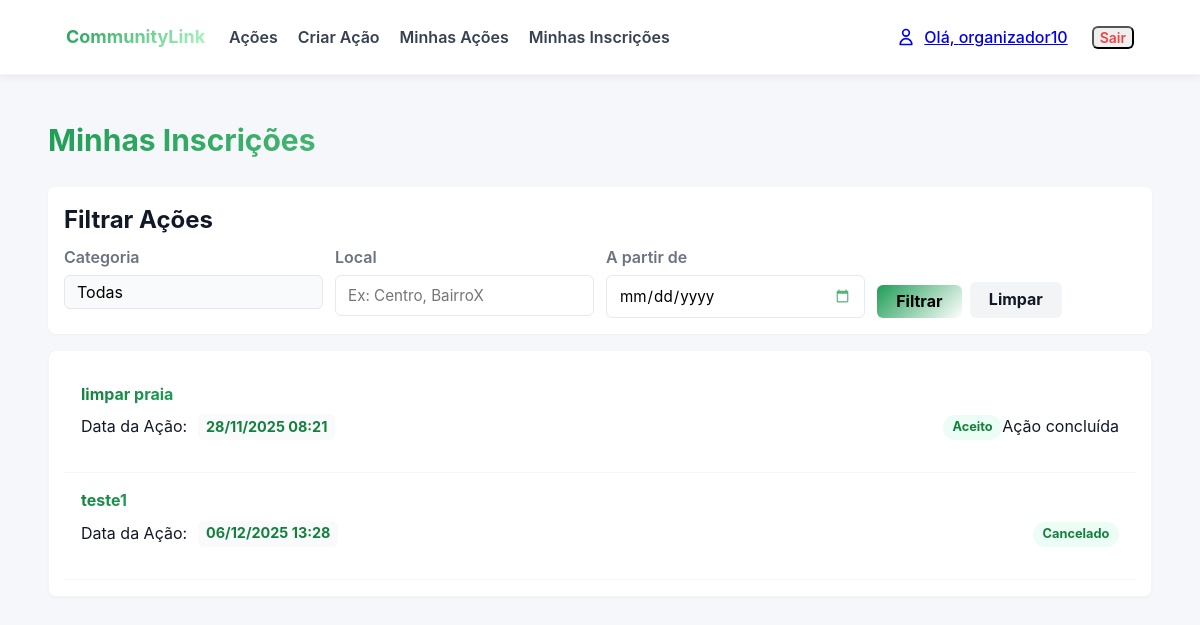
Screenshot of /acoes/minhas-inscricoes/ (signed in) with the database file from the repository.
### acoes/models.py (models this page shows, shortened)
class Inscricao(models.Model):
    STATUS_CHOICES = [
        ('PENDENTE', 'Pendente'),
        ('ACEITO', 'Aceito'),
        ('REJEITADO', 'Rejeitado'),
        ('CANCELADO', 'Cancelado'),
    ]
    acao = models.ForeignKey(Acao, on_delete=models.CASCADE)
    voluntario = models.ForeignKey(User, on_delete=models.CASCADE)
    status = models.CharField(max_length=10, choices=STATUS_CHOICES, default='PENDENTE')
    data_inscricao = models.DateTimeField(auto_now_add=True)
    comentario = models.TextField(blank=True, null=True)
    class Meta:
        unique_together = ('acao', 'voluntario')

class Acao(models.Model):
    titulo = models.CharField(max_length=200)
    descricao = models.TextField()
    data = models.DateTimeField() # Armazena data e hora
    local = models.CharField(max_length=255)
    numero_vagas = models.PositiveIntegerField()
    CATEGORIA_CHOICES = [
        ('SAUDE', 'Saúde'),
        ('EDUCACAO', 'Educação'),
        ('MEIO_AMBIENTE', 'Meio Ambiente'),
        ('ANIMAIS', 'Animais'),
        ('OUTRO', 'Outro'),
    ]
    categoria = models.CharField(max_length=50, choices=CATEGORIA_CHOICES, default='OUTRO')
    organizador = models.ForeignKey(
        User,
        on_delete=models.CASCADE,
        related_name='acoes_criadas' # Assim, podemos fazer: user.acoes_criadas.all()
    )
    voluntarios = models.ManyToManyField(
        User,
        through='Inscricao',         # O nome do modelo intermediário
        related_name='acoes_inscritas', # Assim, podemos fazer: user.acoes_inscritas.all()
        blank=True                   # A ação pode começar sem nenhum voluntário
    )
    notas_organizador = models.TextField(blank=True, null=True, help_text="Notas privadas do organizador sobre a execução da ação.")
    @property
    def ja_aconteceu(self):
        return self.data < timezone.now()
    def get_absolute_url(self):
        return reverse('acoes:acao_detail', kwargs={'pk': self.pk})

### acoes/views.py (the view)
# urls.py: path('minhas-inscricoes/', views.minhas_inscricoes, name='minhas_inscricoes'),
@login_required
def minhas_inscricoes(request):
    inscricoes_list = Inscricao.objects.filter(voluntario=request.user)
    inscricoes_list = filtrar_acoes_queryset(request, inscricoes_list)
    inscricoes_list = inscricoes_list.order_by('acao__data')
    page_obj = paginar_queryset(request, inscricoes_list)
    context = {
        'inscricoes': page_obj,
        'categorias_choices': Acao.CATEGORIA_CHOICES, # Passa as opções
        'filter_values': request.GET, # Passa os valores
        'page_param': 'page'
    }
    return render(request, 'acoes/minhas_inscricoes.html', context)

### acoes/context_processors.py (called while the page is built)
def auth_groups_processor(request):
    is_organizador = False
    is_voluntario = False
    unread_notification_count = 0 # Valor padrão
    if request.user.is_authenticated:
        is_organizador = request.user.groups.filter(name='Organizadores').exists()
        is_voluntario = request.user.groups.filter(name='Voluntarios').exists()
        unread_notification_count = Notificacao.objects.filter(
            destinatario=request.user,
            lida=False
        ).count()
    return {
        'is_organizador': is_organizador,
        'is_voluntario': is_voluntario,
        'unread_notification_count': unread_notification_count
    }

### acoes/views.py (called while the page is built)
def paginar_queryset(request, queryset, itens_por_pagina=5, param_name='page'):
    paginator = Paginator(queryset, itens_por_pagina)
    page_number = request.GET.get(param_name)
    page_obj = paginator.get_page(page_number)
    return page_obj

def filtrar_acoes_queryset(request, queryset):
    categoria_filter = request.GET.get('categoria')
    local_filter = request.GET.get('local')
    data_inicio_filter = request.GET.get('data_inicio')
    prefix = 'acao__' if queryset.model == Inscricao else ''
    if categoria_filter:
        queryset = queryset.filter(**{f'{prefix}categoria': categoria_filter})
    if local_filter:
        queryset = queryset.filter(**{f'{prefix}local__icontains': local_filter})
    if data_inicio_filter:
        try:
            data_filtro = datetime.datetime.strptime(data_inicio_filter, '%Y-%m-%d').date()
            queryset = queryset.filter(**{f'{prefix}data__gte': data_filtro})
        except ValueError:
            pass # Ignora data inválida
    return queryset

### acoes/templates/acoes/minhas_inscricoes.html (shortened to what this page needs)
{% extends 'acoes/base.html' %}
{% block content %}
    <h1 class="text-3xl font-bold mb-6 gradient-title">Minhas Inscrições</h1>
    {% include 'acoes/_filter_form.html' %}
    <div class="card">
        <ul class="list">
            {% for inscricao in inscricoes %}
                <li class="flex flex-wrap justify-between items-center p-4 border rounded-md hover:bg-gray-50">
                    <div>
                        <a href="{{ inscricao.acao.get_absolute_url }}" class="text-lg gradient-link hover:opacity-80 transition">
                            {{ inscricao.acao.titulo }}
                        </a>
                        <p class="text-gray-600 mt-2">
                            Data da Ação: <span class="item-date">{{ inscricao.acao.data|date:"d/m/Y H:i" }}</span>
                        </p>
                    </div>
                    <div class="mt-4 md:mt-0 flex flex-col items-end gap-2">
                        <span class="badge ...">{{ inscricao.get_status_display }}</span>
                        {% if inscricao.status != 'CANCELADO' and inscricao.status != 'REJEITADO' and not inscricao.acao.ja_aconteceu %}
                            <form action="{% url 'acoes:inscricao_cancel' inscricao.id %}" method="POST" onsubmit="return confirm('Tem certeza que deseja cancelar sua inscrição?');">
                                {% csrf_token %}
                                <button type="submit" class="text-sm text-red-600 hover:text-red-800 underline">
                                    Cancelar Inscrição
                                </button>
                            </form>
                            {% elif inscricao.acao.ja_aconteceu %}
                            <span class="text-xs text-gray-500 italic">Ação concluída</span>
                        {% endif %}
                    </div>
                </li>
            {% endfor %}
        </ul>
    </div>
{% endblock %}

### acoes/templates/acoes/base.html (shortened to what this page needs)
<!DOCTYPE html>
{% load static %}
<html lang="pt-br">
<head>
    <link rel="stylesheet" href="{% static 'css/style.css' %}">
</head>
<body>
    <nav class="site-nav">
        <div class="container">
            <div class="nav-row">
                <div class="nav-left">
                    <div>
                        <a href="{% url 'acoes:acao_list' %}" class="brand">
                            <span class="brand-text">CommunityLink</span>
                        </a>
                    </div>
                    <div class="nav-links">
                        <a href="{% url 'acoes:acao_list' %}" class="py-4 px-2 text-gray-700 hover:text-green-600 font-semibold">Ações</a>
                        {% if user.is_authenticated %}
                            {% if is_organizador or user.is_superuser %}
                            <a href="{% url 'acoes:acao_create' %}" class="py-4 px-2 text-gray-700 hover:text-green-600 font-semibold">Criar Ação</a>
                            <a href="{% url 'acoes:minhas_acoes' %}" class="py-4 px-2 text-gray-700 hover:text-green-600 font-semibold">Minhas Ações</a>
                            {% endif %}
                            <a href="{% url 'acoes:minhas_inscricoes' %}" class="py-4 px-2 text-gray-700 hover:text-green-600 font-semibold">Minhas Inscrições</a>
                        {% endif %}
                    </div>
                </div>
                <div class="nav-right">
                    {% if user.is_authenticated %}
                        <div class="flex items-center gap-4" style="display: inline-flex; align-items: center; gap: 1rem;">
                            <a href="{% url 'acoes:perfil' %}" class="flex items-center gap-2 py-2 px-2 text-gray-600 hover:text-green-600 transition group" style="display: flex; align-items: center; gap: 0.5rem;">
                                <span class="font-medium">Olá, {{ request.user.username }}</span>
                            </a>
                            <form method="post" action="{% url 'acoes:logout' %}" style="display:inline;">
                                <button type="submit" class="text-sm text-red-500 hover:text-red-700 font-semibold border border-red-200 hover:border-red-400 px-3 py-1 rounded transition" style="cursor: pointer;">
                                    Sair
                                </button>
                            </form>
                        </div>
                        {% else %}
                            <a href="{% url 'acoes:signin' %}" class="py-4 px-2 text-gray-700 hover:text-green-600 font-semibold">Entrar</a>
                            <a href="{% url 'acoes:signup' %}" class="py-4 px-2 text-gray-700 hover:text-green-600 font-semibold">Cadastrar</a>
                    {% endif %}
                </div>
            </div>
        </div>
    </nav>
    <main class="max-w-6xl mx-auto p-6">
        {% block content %}
        {% endblock %}
    </main>
</body>
</html>

### static/css/style.css (style rules this page uses)
:root { --bg: #f5f7fb; --card: #ffffff; --muted: #6b7280; --accent: #1f9d55; --accent-600: #15803d; --danger: #dc2626; --max-width: 1100px; --app-font: -apple-system, BlinkMacSystemFont, "Segoe UI", Roboto, "Helvetica Neue", Arial, sans-serif; }
* { box-sizing: border-box; }
html, body { height: 100%; }
body { margin: 0; font-family: var(--app-font); background: var(--bg); color: #111827; line-height: 1.45; -webkit-font-smoothing: antialiased; }
h1,h2,h3,h4,h5,h6, p, a, button, input, textarea, select, label, .btn, .badge, .brand-text, .card-title { font-family: inherit; }
.container { max-width: var(--max-width); margin: 0 auto; padding: 0 1rem; }
.site-nav { background: var(--card); box-shadow: 0 2px 8px rgba(15,23,42,0.06); border-bottom: 1px solid rgba(15,23,42,0.04); }
.site-nav .nav-row { display: flex; justify-content: space-between; align-items: center; padding: 0.6rem 0; }
.brand { text-decoration: none; display: inline-flex; align-items:center; }
.brand-text { font-weight: 700; background: linear-gradient(135deg, var(--accent) 0%, #b0f8c3 100%); -webkit-background-clip: text; -webkit-text-fill-color: transparent; background-clip: text; font-size: 1.125rem; }
.gradient-title { font-weight: 700; background: linear-gradient(135deg, var(--accent) 0%, #b0f8c3 100%); -webkit-background-clip: text; -webkit-text-fill-color: transparent; background-clip: text; }
.gradient-link { font-weight: 700; background: linear-gradient(135deg, var(--accent-600) 0%, var(--accent) 100%); -webkit-background-clip: text; -webkit-text-fill-color: transparent; background-clip: text; text-decoration: none; cursor: pointer; transition: all 0.12s ease; }
.nav-left { display:flex; gap:1rem; align-items:center; }
.nav-links { display:flex; gap:0.25rem; align-items:center; }
.nav-links a { display:inline-block; padding:0.6rem 0.6rem; color: var(--muted); text-decoration:none; font-weight:600; border-radius:4px; }
.nav-right { display:flex; gap:0.5rem; align-items:center; }
.card { background: var(--card); border-radius:8px; padding:1rem; box-shadow: 0 1px 3px rgba(15,23,42,0.03); border: 1px solid rgba(15,23,42,0.04); }
.list { list-style:none; padding:0; margin:0; }
.list li { padding:0.75rem 0; border-bottom:1px solid rgba(15,23,42,0.04); }
.badge { display:inline-block; padding:0.2rem 0.6rem; border-radius:999px; font-weight:700; font-size:0.8rem; background:#ecfdf5; color:var(--accent-600); }
.item-date { display:inline-block; background:#f8fafc; color: var(--accent-600); padding:0.18rem 0.5rem; border-radius:6px; font-weight:700; font-size:0.9rem; margin-left:0.4rem; transition: background .12s ease, color .12s ease; cursor: pointer; }
a { transition: color .12s ease, background .12s ease; }
.badge { transition: background .12s ease, color .12s ease, transform .08s ease; }
.text-gray-700 { color: #374151 !important; }
.text-red-500 { color: #ef4444 !important; }
.p-6 { padding: 1.5rem !important; }
.py-4 { padding-top: 1rem !important; padding-bottom: 1rem !important; }
.py-2 { padding-top: 0.5rem !important; padding-bottom: 0.5rem !important; }
.px-2 { padding-left: 0.5rem !important; padding-right: 0.5rem !important; }
.p-4 { padding: 1rem !important; }
.mb-6 { margin-bottom: 1.5rem !important; }
.mt-2 { margin-top: 0.5rem !important; }
.mt-4 { margin-top: 1rem !important; }
.max-w-6xl { max-width: 72rem !important; }
.mx-auto { margin-left: auto !important; margin-right: auto !important; }
.text-sm { font-size: 0.875rem !important; }
.text-3xl { font-size: 1.875rem !important; }
.font-bold { font-weight: 700 !important; }
.font-semibold { font-weight: 600 !important; }
.font-medium { font-weight: 500 !important; }
.transition { transition: all 0.2s ease-in-out !important; }
.flex { display:flex !important; }
.flex-wrap { flex-wrap:wrap !important; }
.justify-between { justify-content: space-between !important; }
.items-center { align-items: center !important; }
.gap-4 { gap: 1rem !important; }
.rounded { border-radius: 0.375rem !important; }

### rows the page displays
Inscricao: acao.titulo "limpar praia", acao.data "28/11/2025 08:21", status "Aceito", shows "Ação concluída"
Inscricao: acao.titulo "teste1", acao.data "06/12/2025 13:28", status "Cancelado"

### other values shown
{{ request.user.username }} "organizador10"
